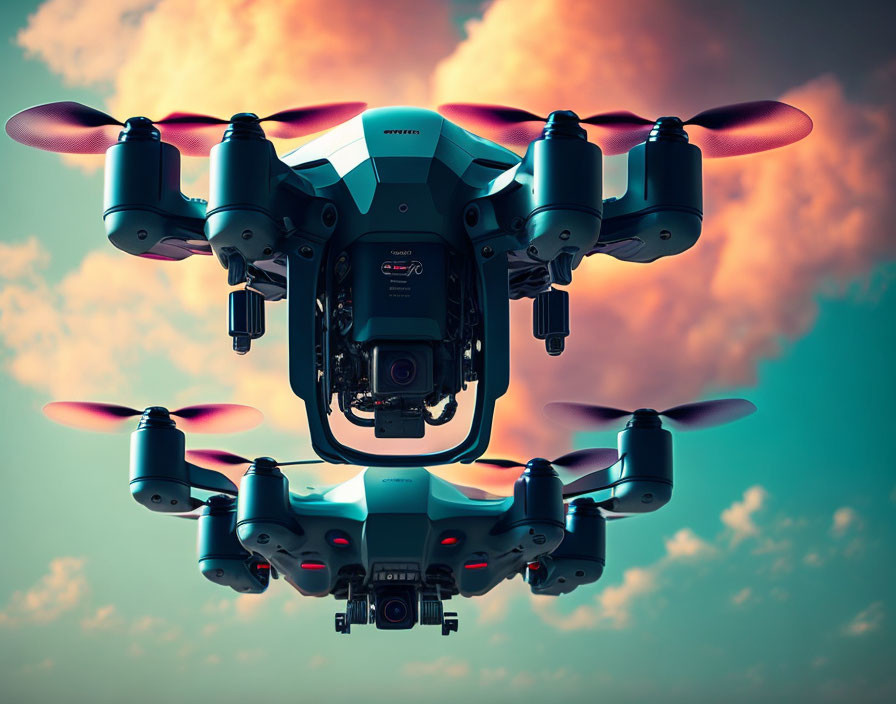
#> input picture drone.jpg, 896 x 704 px
$ python Histograma_1.py
#> lines starting #> are read from the running program, lines starting #| are printed output that depends on the picture
import cv2
import numpy as np
import matplotlib.pylab as plt
img_bgr=cv2.imread('drone.jpg')
#> img_bgr is the input picture: shape (704, 896, 3); mean B, G, R 116.6, 125.5, 118.4
img_rgb=cv2.cvtColor(img_bgr,cv2.COLOR_BGR2RGB)
hist_values=cv2.calcHist([img_bgr], channels=[1], mask=None,histSize=[256],ranges=[0,256]) #Calcula el histograma par la matriz verde
#> hist_values = 256 values, max 5645 at index 19, min 223 at index 254, mean 2464
print(hist_values.shape)
#| (256, 1)
tamaño=(512,512)
img_resize=cv2.resize(img_bgr,tamaño,interpolation=cv2.INTER_CUBIC)
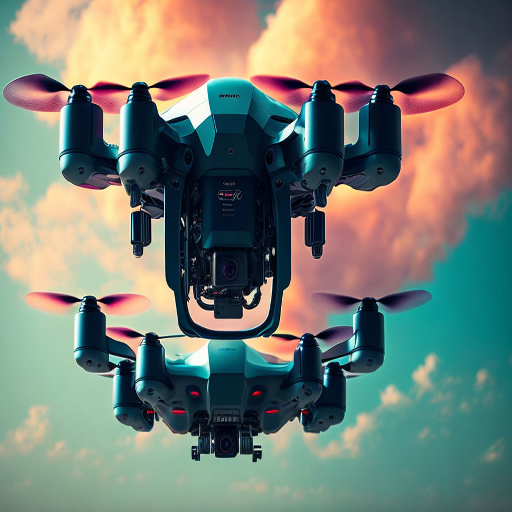
#> img_resize: shape (512, 512, 3); mean B, G, R 116.6, 125.5, 118.4
hist_values_resize=cv2.calcHist([img_resize], channels=[1], mask=None,histSize=[256],ranges=[0,256]) #Calcula el histograma par la matriz azul
#> hist_values_resize = 256 values, max 2233 at index 19, min 106 at index 254, mean 1024
#plt.plot(hist_values)
print(img_bgr.shape)
#| (704, 896, 3)
min=0
max=0
for x in hist_values:
    for z in x:
        if z > max:
             max = z
        if z < min:
            min = z
#> this loop made 256 passes
#> x on passes 1 to 3: [879], [710], [897]
#> after the loop, max = 5645; min = 0
print(max)
#| 5645.0
print(min)
#| 0

fig_1 = plt.figure()
# imagen original
ax1 = fig_1.add_subplot(1,2,1)
ax1.plot(hist_values)
ax1.set_title("IMAGEN")

# recorte
ax2 = fig_1.add_subplot(1,2,2)
ax2.plot(hist_values_resize)
ax2.set_title("Histograma azul")

plt.show()
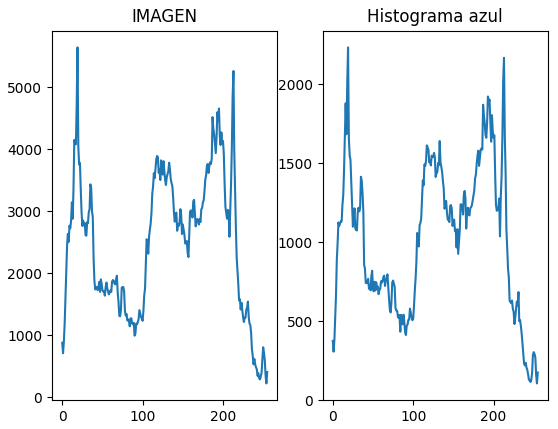
#> figure drawn by matplotlib, 2 panels; panel 1: curve peaks at x = 19, y = 5645; panel 2: curve peaks at x = 19, y = 2233

$ run again, with doggy.jpg copied over drone.jpg
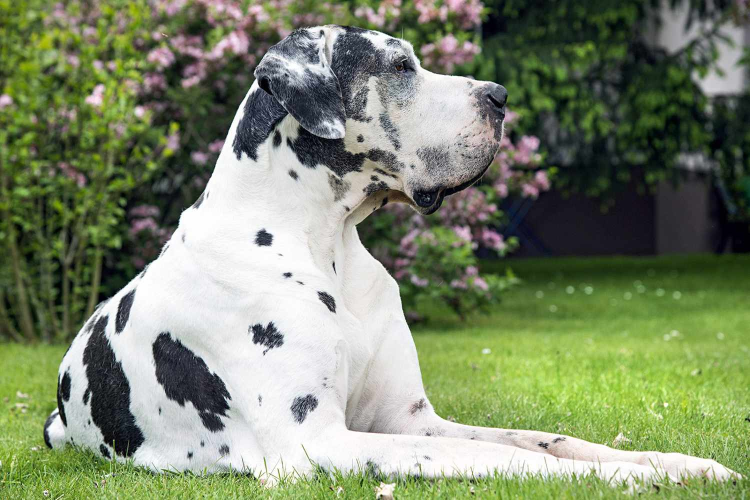
#> input picture doggy.jpg, 1500 x 1000 px (shown at 1/2 size)
#> img_bgr is the input picture: shape (1000, 1500, 3); mean B, G, R 108, 136, 124.9
#> hist_values = 256 values, max 13837 at index 250, min 845 at index 3, mean 5859.4
#| (256, 1)
#> `img_resize=cv2.resize(img_bgr,tamaño,interpolation=cv2.INTER_CUBIC)`:
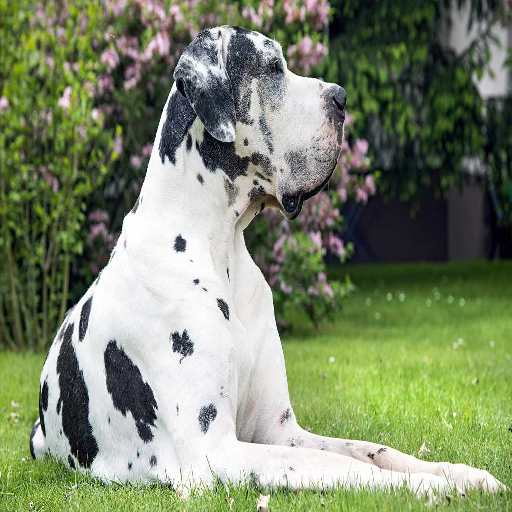
#> img_resize: shape (512, 512, 3); mean B, G, R 108, 136, 124.9
#> hist_values_resize = 256 values, max 2331 at index 250, min 148 at index 5, mean 1024
#| (1000, 1500, 3)
#> the loop `for x in hist_values:` made 256 passes
#> x on passes 1 to 3: [2762], [2065], [951]
#> after the loop `for x in hist_values:`: max = 13837; min = 0
#| 13837.0
#| 0
#> `plt.show()`:
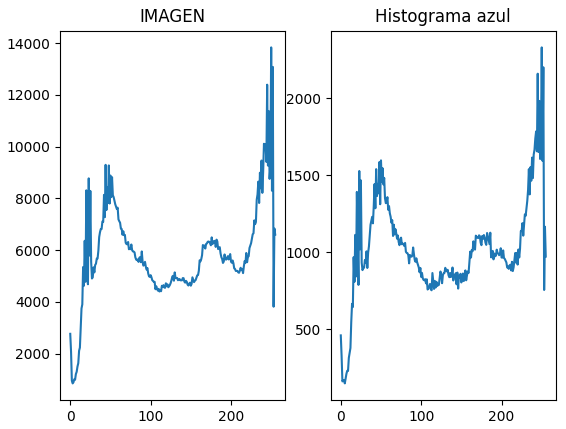
#> figure drawn by matplotlib, 2 panels; panel 1: curve peaks at x = 250, y = 13837; panel 2: curve peaks at x = 250, y = 2331
